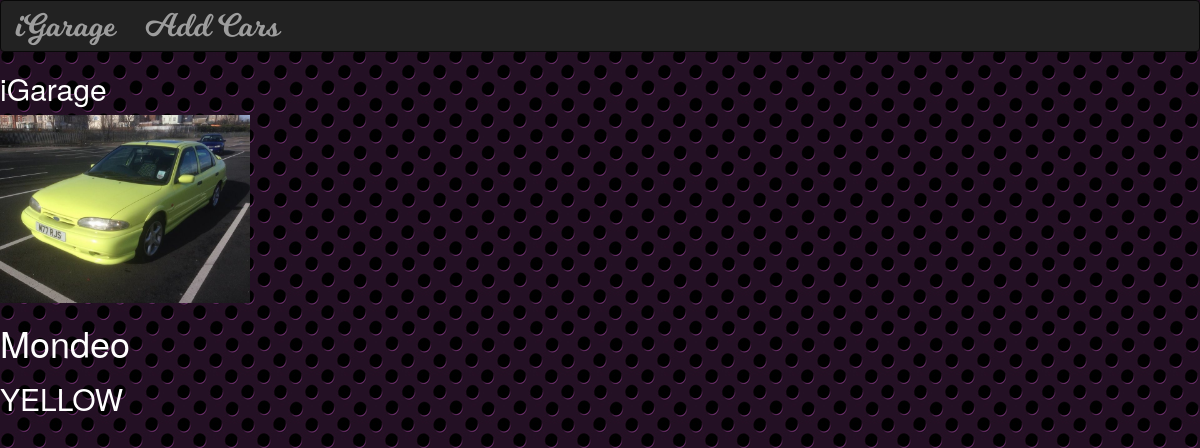
The page /garage/10/ on the database its author committed.
### garage/models.py (models this page shows, shortened)
class Car_model(models.Model):
    engine = models.CharField(max_length=4)
    model_name = models.CharField(max_length=15)
    colour = models.CharField(max_length=10)
    car_image = models.FileField()

### garage/views.py (the view)
# urls.py: url(r'^(?P<pk>[0-9]+)/$', views.DetailView.as_view(), name='detail'),
class DetailView(generic.DetailView):
    model = Car_model
    template_name = 'garage/detail.html'

### garage/templates/garage/detail.html (shortened to what this page needs)
{% extends 'garage/base.html' %}
{% block body %}
    <img src="{{ car_model.car_image.url }}">
    <h1>{{ car_model.model_name }}</h1>
    <h2>{{ car_model.colour }}</h2>
{% endblock %}

### garage/static/garage/style.css (style rules this page uses)
body { background: black url("images/bg.jpg"); color: white!important; }
img { width: 250px; }

### rows shown on the page
Car_model: car_image (picture), model_name "Mondeo", colour "YELLOW"
